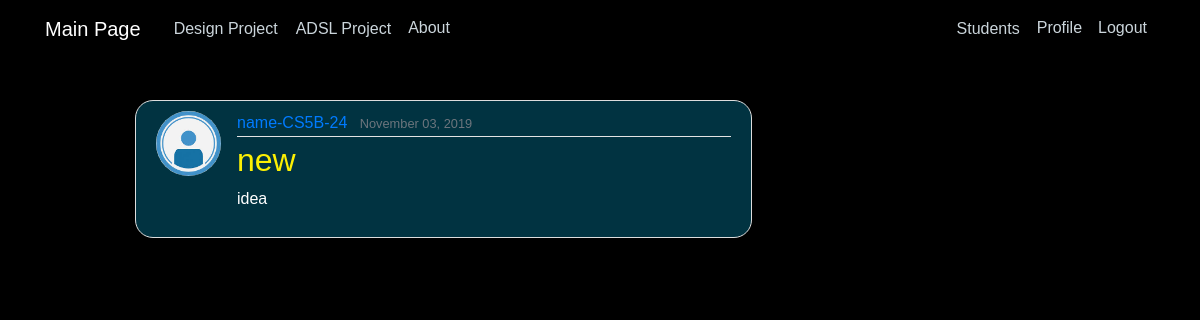
/DP/idea/1/ (signed in), run on the app's committed database.
### DP/models.py (models this page shows, shortened)
class Ideas(models.Model):
    title = models.CharField(max_length=100)
    summary = models.TextField(max_length=300,blank=True)
    date_submitted = models.DateTimeField(default=timezone.now)
    author = models.ForeignKey(User, on_delete=models.CASCADE)

### users/models.py (models this page shows, shortened)
class Profile(models.Model):
    user = models.OneToOneField(User, on_delete=models.CASCADE)
    name = models.CharField(max_length=30, default="name")
    class_div = models.CharField(max_length=10)
    rollno = models.CharField(max_length=10)
    image = models.ImageField(default='profile_pics/default.jpg', upload_to='profile_pics')

### DP/views.py (the view)
# urls.py: path('idea/<pk>/', IdeaDetailView.as_view(), name="ADSL-idea-detail"),
class IdeaDetailView(LoginRequiredMixin,DetailView):
    model = Ideas
    template_name = 'DP/idea_detail.html'

### DP/templates/DP/idea_detail.html (shortened to what this page needs)
{% extends "home/base.html" %}
{% load static %}
{% block content %}
  {% if request.user.is_superuser %}
    <article class="media content-section">
      <img class="rounded-circle article-img" src="{{ object.author.profile.image.url }}">
      <div class="media-body">
        <div class="article-metadata">
          <a class="mr-2" href="{% url 'DP-user-idea' object.author.username %}">{{ object.author.profile.name }}-{{ object.author.profile.class_div }}-{{ object.author.profile.rollno }}</a>
          <small class="text-muted">{{ object.date_submitted|date:"F d, Y" }}</small>
        </div>
        <h2 class="article-title" style="color:#fcf003">{{ object.title }}</h2>
        <p>{{ object.summary }}</p>
      </div>
    </article>
  {% else %}
    <h1>You are not Authorised to view this content</h1>
  {% endif %}
{% endblock content %}

### home/static/home/main.css (style rules this page uses)
body { color: #333333; margin-top: 5rem; font-family: Arial; padding: 100px; margin: 0; background: #000000; }
h1, h3, h4, h5, h6, p { color: #ffffff; }
h2 { color: #fcf003 }
.content-section { background: rgba(3, 102, 130, 0.5); padding: 10px 20px; border: 1px solid #dddddd; border-radius: 18px; margin-left: 20px; margin-bottom: 20px; }
.article-title { color: #bd063d; }
.article-img { height: 65px; width: 65px; margin-right: 16px; }
.article-metadata { padding-bottom: 1px; margin-bottom: 4px; border-bottom: 1px solid #e3e3e3 }

### data on the page
Ideas: author.profile.image (placeholder picture), author.profile.name "name", author.profile.class_div "CS5B", author.profile.rollno "24", date_submitted "November 03, 2019", title "new", summary "idea"
